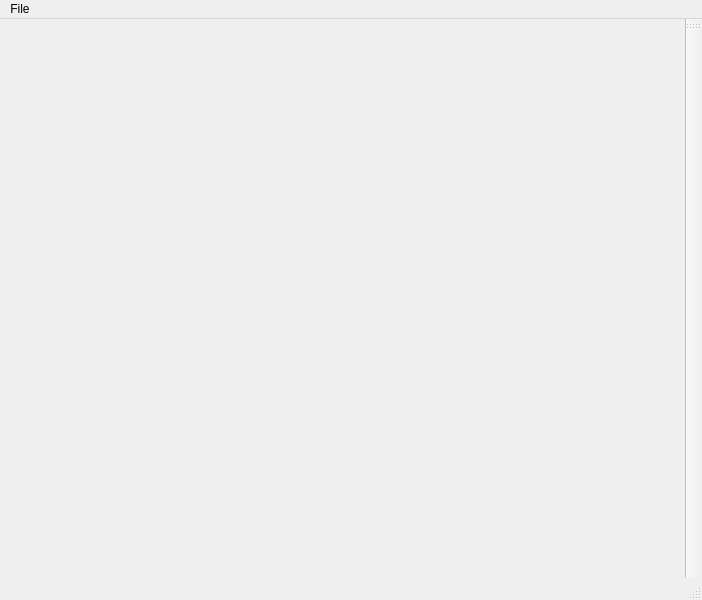
<?xml version="1.0" encoding="UTF-8"?>
<ui version="4.0">
 <class>MainWindow</class>
 <widget class="QMainWindow" name="MainWindow">
  <property name="geometry">
   <rect>
    <x>0</x>
    <y>0</y>
    <width>702</width>
    <height>600</height>
   </rect>
  </property>
  <property name="windowTitle">
   <string>MainWindow</string>
  </property>
  <widget class="QWidget" name="centralwidget">
   <property name="cursor">
    <cursorShape>ArrowCursor</cursorShape>
   </property>
   <layout class="QGridLayout" name="gridLayout">
    <item row="0" column="0" alignment="Qt::AlignHCenter|Qt::AlignVCenter">
     <widget class="Map" name="map" native="true">
      <property name="cursor">
       <cursorShape>ArrowCursor</cursorShape>
      </property>
     </widget>
    </item>
   </layout>
  </widget>
  <widget class="QMenuBar" name="menubar">
   <property name="geometry">
    <rect>
     <x>0</x>
     <y>0</y>
     <width>702</width>
     <height>23</height>
    </rect>
   </property>
   <widget class="QMenu" name="menuFile">
    <property name="title">
     <string>File</string>
    </property>
    <addaction name="actionOpen"/>
    <addaction name="actionSave"/>
    <addaction name="actionSaveAs"/>
   </widget>
   <addaction name="menuFile"/>
  </widget>
  <widget class="QStatusBar" name="statusbar"/>
  <widget class="QToolBar" name="toolBar">
   <property name="windowTitle">
    <string>toolBar</string>
   </property>
   <property name="allowedAreas">
    <set>Qt::LeftToolBarArea|Qt::RightToolBarArea</set>
   </property>
   <attribute name="toolBarArea">
    <enum>RightToolBarArea</enum>
   </attribute>
   <attribute name="toolBarBreak">
    <bool>false</bool>
   </attribute>
  </widget>
  <action name="actionSaveAs">
   <property name="icon">
    <iconset theme="document-save-as"/>
   </property>
   <property name="text">
    <string>SaveAs</string>
   </property>
   <property name="shortcut">
    <string>Ctrl+Shift+S</string>
   </property>
  </action>
  <action name="actionIncreaseRows">
   <property name="text">
    <string>Increase Rows</string>
   </property>
   <property name="shortcut">
    <string>Up</string>
   </property>
  </action>
  <action name="actionDecreaseRows">
   <property name="text">
    <string>Decrease Rows</string>
   </property>
   <property name="shortcut">
    <string>Down</string>
   </property>
  </action>
  <action name="actionIncrease_Cols">
   <property name="text">
    <string>Increase Cols</string>
   </property>
   <property name="shortcut">
    <string>Right</string>
   </property>
  </action>
  <action name="actionDecrease_Cols">
   <property name="text">
    <string>Decrease Cols</string>
   </property>
   <property name="shortcut">
    <string>Left</string>
   </property>
  </action>
  <action name="actionOpen">
   <property name="icon">
    <iconset theme="document-open"/>
   </property>
   <property name="text">
    <string>Open</string>
   </property>
   <property name="shortcut">
    <string>Ctrl+O</string>
   </property>
  </action>
  <action name="actionSave">
   <property name="icon">
    <iconset theme="document-save"/>
   </property>
   <property name="text">
    <string>Save</string>
   </property>
   <property name="shortcut">
    <string>Ctrl+S</string>
   </property>
  </action>
 </widget>
 <customwidgets>
  <customwidget>
   <class>Map</class>
   <extends>QWidget</extends>
   <header>map.h</header>
   <container>1</container>
   <slots>
    <slot>increaseRows()</slot>
    <slot>decreaseRows()</slot>
    <slot>increaseCols()</slot>
    <slot>decreaseCols()</slot>
    <slot>changeCellTypeWall()</slot>
    <slot>changeCellTypeEnd()</slot>
    <slot>changeCellTypeStart()</slot>
    <slot>changeCellTypePath()</slot>
    <slot>changeCellTypeDecision()</slot>
   </slots>
  </customwidget>
 </customwidgets>
 <resources/>
 <connections>
  <connection>
   <sender>actionDecreaseRows</sender>
   <signal>triggered()</signal>
   <receiver>map</receiver>
   <slot>decreaseRows()</slot>
   <hints>
    <hint type="sourcelabel">
     <x>-1</x>
     <y>-1</y>
    </hint>
    <hint type="destinationlabel">
     <x>346</x>
     <y>304</y>
    </hint>
   </hints>
  </connection>
  <connection>
   <sender>actionIncreaseRows</sender>
   <signal>triggered()</signal>
   <receiver>map</receiver>
   <slot>increaseRows()</slot>
   <hints>
    <hint type="sourcelabel">
     <x>-1</x>
     <y>-1</y>
    </hint>
    <hint type="destinationlabel">
     <x>346</x>
     <y>304</y>
    </hint>
   </hints>
  </connection>
  <connection>
   <sender>actionIncrease_Cols</sender>
   <signal>triggered()</signal>
   <receiver>map</receiver>
   <slot>increaseCols()</slot>
   <hints>
    <hint type="sourcelabel">
     <x>-1</x>
     <y>-1</y>
    </hint>
    <hint type="destinationlabel">
     <x>346</x>
     <y>304</y>
    </hint>
   </hints>
  </connection>
  <connection>
   <sender>actionDecrease_Cols</sender>
   <signal>triggered()</signal>
   <receiver>map</receiver>
   <slot>decreaseCols()</slot>
   <hints>
    <hint type="sourcelabel">
     <x>-1</x>
     <y>-1</y>
    </hint>
    <hint type="destinationlabel">
     <x>346</x>
     <y>304</y>
    </hint>
   </hints>
  </connection>
 </connections>
 <slots>
  <slot>actionSave()</slot>
 </slots>
</ui>
